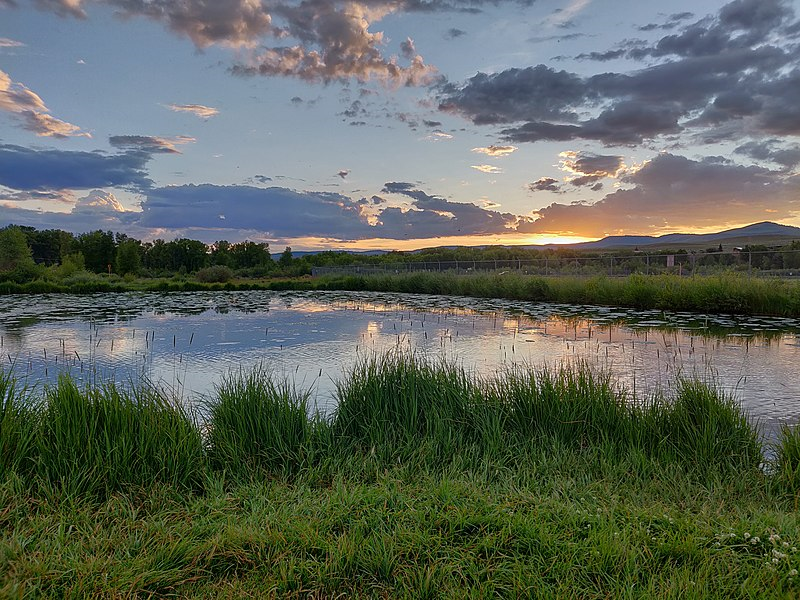
#> input picture Blatt 8/Lenna.png, 800 x 600 px, found by its file name
$ python Blatt08-Aufgabe.py   (Python 2 division)
#> lines starting #> are read from the running program, lines starting #| are printed output that depends on the picture
""" Multimedia Grundlagen 1 - Programmieraufgaben Blatt 08 """
import numpy as np
import matplotlib.pyplot as plt
import cv2
import matplotlib.cm as cm

"""
Implementieren Sie die folgenden Funktionen.
"""

#############
# Aufgabe 2 #
#############

def calculateHistogram(image, B) :
    r"""
    Berechnet das Histogramm eines Einkanalbildes mit
    `B` bins.
    """
	pass

def calculateColorHistogram(image, B) :
    r"""
    Berechnet das Histogramm eines Farbbildes mit
    drei Kanälen.
    """
	pass

def drawHistogram(hist, color):
    r"""
    Zeichnet ein Einkanalhistogramm.
    """
    pass

def drawHistogramsOfImage(image, bins) :
    r"""
    Visualisiert das Histogramm für das gegebene Bild.
    """
    pass

image_gray = cv2.imread("lenna.png", cv2.IMREAD_GRAYSCALE)
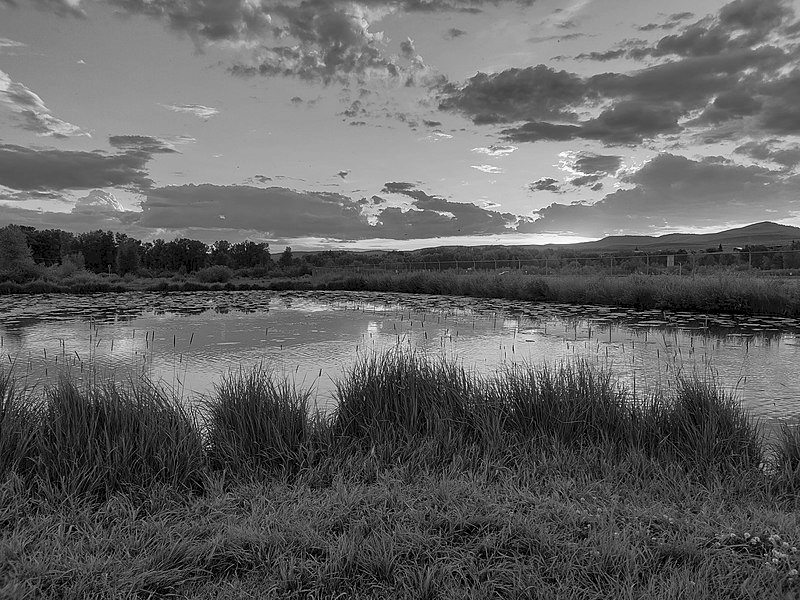
#> image_gray: shape (600, 800); min 0, max 255, mean 99.2
drawHistogramsOfImage(image_gray, 64)

image = cv2.imread("lenna.png", cv2.IMREAD_COLOR)
#> image is the input picture: shape (600, 800, 3); mean B, G, R 91.8, 101.5, 94.1
drawHistogramsOfImage(image, 256)
plt.show()

#############
# Aufgabe 3 #
#############

def convertToLuminance(image_src):
    r"""
    Konvertiert ein Bild so, dass jedes Pixel der
    Leuchtdichte entspricht.
    """
    pass


image_luminance = convertToLuminance(image)

plt.figure(1)
plt.imshow(image[:,:,(2,1,0)])

plt.figure(2)
#> (the run stopped early here; a loop or call above may not have finished)
